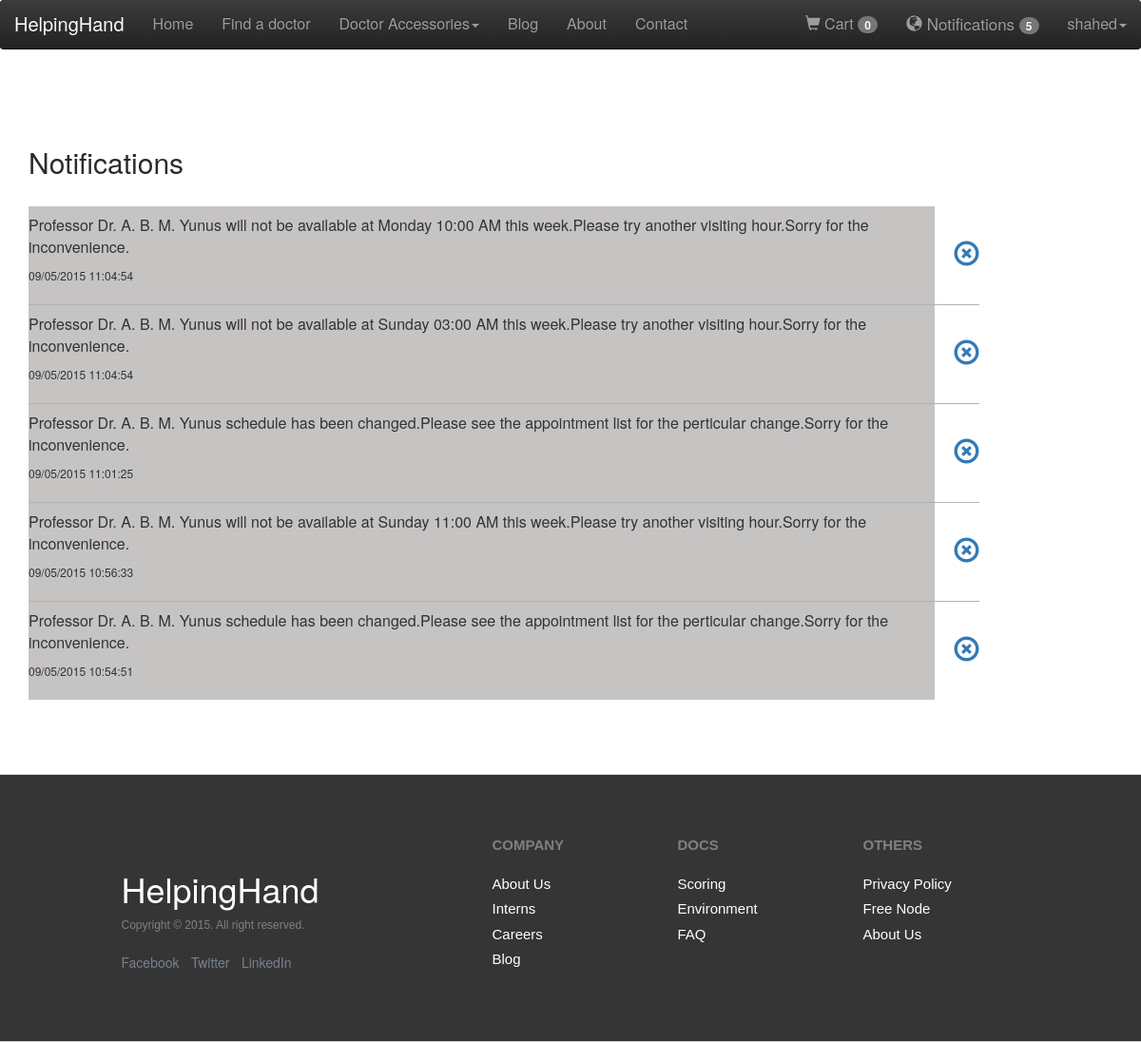
/notification.php (signed in), run on the app's committed database.
### tables this page shows
CREATE TABLE IF NOT EXISTS `notification` (
  `n_id` int(100) NOT NULL AUTO_INCREMENT,
  `send` varchar(100) NOT NULL,
  `rec` varchar(100) NOT NULL,
  `message` varchar(1000) NOT NULL,
  `date` varchar(20) NOT NULL,
  `status` varchar(20) NOT NULL,
  PRIMARY KEY (`n_id`)
);

### notification.php (the view, shortened to what this page needs)
<html>
	<head>
		<link rel="stylesheet" href="css/style.css"/>
		<link rel="stylesheet" href="bootstrap-3.3.2-dist/css/bootstrap.min.css"/>
		<link rel="stylesheet" href="bootstrap-3.3.2-dist/css/bootstrap-theme.min.css"/>
		<?php
			$servername = "localhost";
			$user = "root";
			$password = "";
			$dbname = "helphand";
			$conn = new mysqli($servername, $user, $password, $dbname);
		?>
	</head>
	<body>
		<div class="navbar-wrapper">
			<div class="container">
				<nav class="navbar navbar-inverse navbar-fixed-top" role="navigation">
					<div class="container">
						<div class="navbar-header">
							<a href="#" class="navbar-brand" style="font-size:20px;">HelpingHand</a>
						</div>
						<div class="navbar-collapse collapse" id="navbar">
							<?php
								if(isset($_POST['email']))
								{
									$email=$_POST['email'];
									$pass=$_POST['password'];
									$s="select * from users where email=\"$email\" and password=\"$pass\"";
									$result = $conn->query($s);
									if ($result->num_rows!=0)
									{
										$cur=1;
										if($row = $result->fetch_assoc())
										{
											$username=$row["username"];
											$type=$row["type"];
											$_SESSION["username"]=$username;
											$_SESSION["type"]=$type;
											$_SESSION["email"]=$email;
											$_SESSION["password"]=$pass;
											$s="select * from cart where email='".$_SESSION["email"]."'";
											$result = $conn->query($s);
											$cnt=0;
											if ($result->num_rows!=0)
											{
												while($row = $result->fetch_assoc())
												{
													$cnt=$cnt+1;
												}
											}
											$s="select * from notification where rec='".$_SESSION["email"]."' and status=''";
											$result = $conn->query($s);
											$cnt1=0;
											if ($result->num_rows!=0)
											{
												while($row = $result->fetch_assoc())
												{
													$cnt1=$cnt1+1;
												}
											}
							?>
											<ul class="nav navbar-nav">
												<li><a href="index.php" style="font-size:16px;">Home</a></li>
												<li><a href="doctor.php" style="font-size:16px;">Find a doctor</a></li>
												<?php
													if($type=="doctor")
													{
												?>
														<li><a href="dpanel.php" style="font-size:16px;">Doctor Panel</a></li>
												<?php
													}
												?>
												<li class="dropdown">
													<a aria-expanded="false" role="button" data-toggle="dropdown" class="dropdown-toggle" href="#" style="font-size:16px;">Doctor Accessories<span class="caret"></span></a>
													<ul role="menu" class="dropdown-menu">
														<li><a href="equipments.php" style="font-size:16px;">Equipements</a></li>
														<li><a href="medicines.php" style="font-size:16px;">Medicines</a></li>
													</ul>
												</li>
												<li><a href="blog.php" style="font-size:16px;">Blog</a></li>
												<li><a href="about.php" style="font-size:16px;">About</a></li>
												<li><a href="contact.php" style="font-size:16px;">Contact</a></li>
											</ul>
											<ul class="nav navbar-nav navbar-right">
											<li><a href="cart.php" style="font-size:16px;"><span class="glyphicon glyphicon-shopping-cart"></span> Cart <span class="badge"style="font-size:12px;"><?php echo $cnt;?></span></a></li>
												<li><a href="notification.php" style="font-size:17px;"><span class="glyphicon glyphicon-globe" ></span> Notifications <span class="badge"style="font-size:12px;"><?php echo $cnt1;?></span></a></li>
												<li class="dropdown">
													<a aria-expanded="false" role="button" data-toggle="dropdown" class="dropdown-toggle" href="#" style="font-size:16px;"><?php echo $_SESSION["username"];?><span class="caret"></span></a>
													<ul role="menu" class="dropdown-menu">
														<p style="text-align:center;"><li><a href="profile.php" style="font-size:16px;text-align:center;">Profile</a></li></p>
														<!--<form method="post">
															<li><a href="index.php" style="font-size:16px;" name="logout" id="logout">Logout</a></li>
														</form>-->
														<li>
															<form action="cart.php" role="form" class="form-inline" method="post" enctype="multipart/form-data">
																<p style="text-align:center;"><input name="logout" type="submit" class="btn btn-success" value="Sign Out"></p>
															</form>
														</li>
													</ul>
												</li>
											</ul>
							<?php
										}
									}
									else
									{
										navi();
							?>
										<!-- ///////for wrong password\\\\\\\\
										<div class="container">
											<div class="row" id="error-container">
												 <div class="span12">
													 <div class="alert alert-error">
														<button type="button" class="close" data-dismiss="alert">×</button>
														 test error message
													 </div>
												 </div>
											</div>
										</div>
										<div class="bs-example">
											<div class="alert alert-danger" id="myAlert">
												<a href="#" class="close" data-dismiss="alert">&times;</a>
												<strong>Error!</strong> A problem has been occurred while submitting your data.
											</div>
										</div>
										-->
							<?php
									}
								}
								else if(isset($_SESSION['username']))
								{
									$cnt=0;
									$s="select * from notification where rec='".$_SESSION["email"]."' and status=''";
									$result = $conn->query($s);
									$cnt1=0;
									if ($result->num_rows!=0)
									{
										while($row = $result->fetch_assoc())
										{
											$cnt1=$cnt1+1;
										}
									}
							?>
										<ul class="nav navbar-nav">
											<li><a href="index.php" style="font-size:16px;">Home</a></li>
											<li><a href="doctor.php" style="font-size:16px;">Find a doctor</a></li>
											<li class="dropdown">
											<a aria-expanded="false" role="button" data-toggle="dropdown" class="dropdown-toggle" href="#" style="font-size:16px;">Doctor Accessories<span class="caret"></span></a>
											</li>
											<li><a href="blog.php" style="font-size:16px;">Blog</a></li>
											<li><a href="about.php" style="font-size:16px;">About</a></li>
											<li><a href="contact.php" style="font-size:16px;">Contact</a></li>
										</ul>
										<ul class="nav navbar-nav navbar-right">
										<li><a href="cart.php" style="font-size:16px;"><span class="glyphicon glyphicon-shopping-cart"></span> Cart <span class="badge"style="font-size:12px;"><?php echo $cnt;?></span></a></li>
												<li><a href="notification.php" style="font-size:17px;"><span class="glyphicon glyphicon-globe" ></span> Notifications <span class="badge"style="font-size:12px;"><?php echo $cnt1;?></span></a></li>
												<li class="dropdown">
													<a aria-expanded="false" role="button" data-toggle="dropdown" class="dropdown-toggle" href="#" style="font-size:16px;"><?php echo $_SESSION["username"];?><span class="caret"></span></a>
												</li>
											</ul>
							<?php
								}
								else
								{
									navi();
								}
							?>
						</div>
					</div>
				</nav>
			</div>
		</div>
		<div class="container">
			<section class="shopping-cart">
			<br><br><br>
			<?php
				$s="select * from notification where rec='".$_SESSION["email"]."' ORDER BY n_id DESC";
				$result = $conn->query($s);
				if ($result->num_rows!=0)
				{
			?>
			<h2 class="title">Notifications</h2>
			<br>
			<form action="notification.php" role="form"  method="post" enctype="multipart/form-data">
			<table class="items-list" >
			<tbody>
			<?php
				while($row = $result->fetch_assoc())
				{
					$temp=$row["n_id"];
					$n_id='notification.php?n_id='.$temp;
					$msg=$row["message"];
					$sts=$row["status"];
					$date=$row["date"];
					if($sts=="")
					{
			?>
					<tr class="item">
					  <td class="name" bgcolor="#c6c3c3">
					  <p style="font-size:16px;"><?php echo $msg;?></p>
					  <p style="font-size:12px;"><?php echo $date;?></p>
					  </td>
					  <td class="delete" style="padding-left:20px;"><a href=<?php echo $n_id;?> style="font-size:1.5em;"><span class="glyphicon glyphicon-remove-circle"></span></a></td>
					</tr>
					<?php
					}
				}
					?>
				  </tbody></table>
					<?php
				}
					else
					{
					?>
						<h2 class="title">No Notification!</h2>
						<br><br><br><br><br><br><br><br>
						<?php
					}
			?>
            <br><br>
      </section>
		</div>
		<link href="css/font-awesome.min.css" rel="stylesheet">
		<footer>
			<div class="footer" id="footer" style="background-color:#353535;">
				<div class="container">
					<div class="row">
						<div class="col-sm-4 col-xs-offset-1">
							<h1 style="color:white;">HelpingHand</h1>
							<p id="footercopy"> Copyright &copy 2015. All right reserved. </p>
							<p>
								<a target="_blank" href="https://www.facebook.com">Facebook</a>
								<a target="_blank" href="https://twitter.com">Twitter</a>
								<a target="_blank" href="https://www.linkedin.com">LinkedIn</a>
							</p>
						</div>
						<div class="col-sm-2">
							<h3 id="footertext"> Company </h3>
							<ul>
								<li> <a href="#" id="footerli"> About Us </a> </li>
								<li> <a href="#" id="footerli"> Interns </a> </li>
								<li> <a href="#" id="footerli"> Careers </a> </li>
								<li> <a href="#" id="footerli"> Blog </a> </li>
							</ul>
						</div>
						<div class="col-sm-2">
							<h3 id="footertext"> Docs </h3>
							<ul>
								<li> <a href="#" id="footerli"> Scoring </a> </li>
								<li> <a href="#" id="footerli"> Environment </a> </li>
								<li> <a href="#" id="footerli"> FAQ </a> </li>
							</ul>
						</div>
						<div class="col-sm-2">
							<h3 id="footertext"> Others </h3>
							<ul>
								<li> <a href="#" id="footerli"> Privacy Policy </a> </li>
								<li> <a href="#" id="footerli"> Free Node </a> </li>
								<li> <a href="#" id="footerli"> About Us </a> </li>
							</ul>
						</div>
					</div>
				</div>
			</div>
		</footer>
	</body>
</html>

### css/style.css (style rules this page uses)
body { color: #5a5a5a; }
.navbar-wrapper { left: 0; position: absolute; right: 0; top: 0; z-index: 20; }
.navbar-wrapper > .container { padding-left: 0; padding-right: 0; }
.navbar-wrapper .navbar { padding-left: 15px; padding-right: 15px; }
.navbar-wrapper .navbar .container { width: auto; }
@media (min-width: 768px) { .navbar-wrapper { margin-top: 20px; } }
@media (min-width: 768px) { .navbar-wrapper .container { padding-left: 15px; padding-right: 15px; } }
@media (min-width: 768px) { .navbar-wrapper .navbar { padding-left: 0; padding-right: 0; } }
@media (min-width: 768px) { .navbar-wrapper .navbar { border-radius: 4px; } }
.footer { background: #EDEFF1; height: auto; padding-bottom: 20px; position: relative; width: 100%; border-bottom: 1px solid #CCCCCC; border-top: 1px solid #DDDDDD; }
.footer p { margin: 0; }
.footer h3 { color: #54697E; font-size: 18px; font-weight: 600; line-height: 27px; padding: 40px 0 2px; text-transform: uppercase; }
.footer ul { font-size: 13px; list-style-type: none; margin-left: 0; padding-left: 0; margin-top: 15px; color: #7F8C8D; }
.footer ul li a { padding: 0 0 5px 0; display: block; }
.footer a { color: #78828D }
#footertext { font-family:sans-serif;-webkit-text-size-adjust:100%;-ms-text-size-adjust:100%; font-size:15px; color:gray; }
#footercopy { font-family:sans-serif;-webkit-text-size-adjust:100%;-ms-text-size-adjust:100%; font-size:12px; color:gray; }
#footerli { font-family:sans-serif;-webkit-text-size-adjust:100%;-ms-text-size-adjust:100%; font-size:15px; color:white; text-decoration:none; }

### notification.php (style rules this page uses)
body { padding-top:50px; }

### data on the page
notification: message "Professor Dr. A. B. M. Yunus will not be available at Monday 10:00 AM this week.Please try another visiting hour.Sorry for the inconvenience.", date "09/05/2015 11:04:54"
notification: message "Professor Dr. A. B. M. Yunus will not be available at Sunday 03:00 AM this week.Please try another visiting hour.Sorry for the inconvenience.", date "09/05/2015 11:04:54"
notification: message "Professor Dr. A. B. M. Yunus schedule has been changed.Please see the appointment list for the perticular change.Sorry for the inconvenience.", date "09/05/2015 11:01:25"
notification: message "Professor Dr. A. B. M. Yunus will not be available at Sunday 11:00 AM this week.Please try another visiting hour.Sorry for the inconvenience.", date "09/05/2015 10:56:33"
notification: message "Professor Dr. A. B. M. Yunus schedule has been changed.Please see the appointment list for the perticular change.Sorry for the inconvenience.", date "09/05/2015 10:54:51"

### other printed values
$cnt "0"
$cnt1 "5"
$_SESSION["username"] "shahed"
